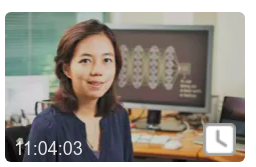
#> input picture service/src/fer/1.png, 256 x 167 px
$ python facecrop.py 1.png
#> lines starting #> are read from the running program, lines starting #| are printed output that depends on the picture; after the words box and inside, x2 and y2 are one past the last pixel; in counts of white or black regions, pixels touching at a corner belong together
import numpy as np
import cv2
import sys

face_cascade = cv2.CascadeClassifier('haarcascade_frontalface_default.xml')
# eye_cascade = cv2.CascadeClassifier('haarcascade_eye.xml')
img = cv2.imread(sys.argv[1])
#> img is the input picture: shape (167, 256, 3); mean B, G, R 137.1, 145.2, 150.4
gray = cv2.cvtColor(img, cv2.COLOR_BGR2GRAY)
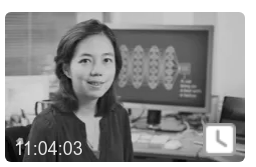
#> gray: shape (167, 256); min 0, max 255, mean 145.9
print(gray.shape)
#| (167, 256)
faces = face_cascade.detectMultiScale(gray, 1.3, 5)
#> faces = [[67, 38, 59, 59]]
for (x,y,w,h) in faces:
	print(x,y,w,h)
	cv2.rectangle(img,(x,y),(x+w,y+h),(255,0,0),2)
	crop_gray = gray[y:y+h, x:x+w]
	crop_color = img[y:y+h, x:x+w]

	cv2.imwrite("croppedface_gray.jpg", crop_gray)
#> this loop made 1 pass
#| 67 38 59 59
#> pass 1, `crop_gray = gray[y:y+h, x:x+w]`:
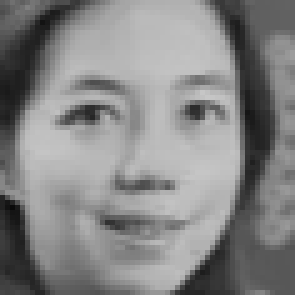
#> crop_gray: shape (59, 59) (shown 5 times larger); min 9, max 198, mean 133.2
#> pass 1, `crop_color = img[y:y+h, x:x+w]`:
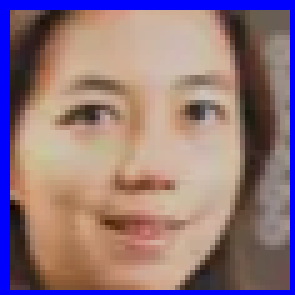
#> crop_color: shape (59, 59, 3) (shown 5 times larger); mean B, G, R 124.9, 117.7, 144.9
#> after the loop:
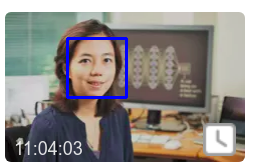
#> img: shape (167, 256, 3); 1.65% of pixels changed, all inside (x1, y1, x2, y2) = (66, 37, 128, 99)
    # [7 lines of commented-out code are left out]
